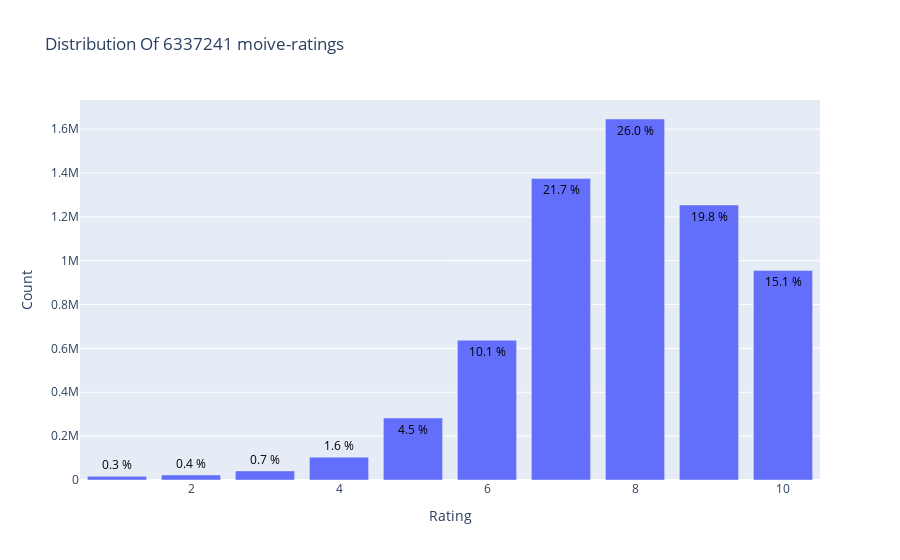

The notebook cell saved with this chart:
### Code cell
data = df_rating['rating'].value_counts().sort_index(ascending=False)
trace = go.Bar(x = data.index,
               text = ['{:.1f} %'.format(val) for val in (data.values / df_rating.shape[0] * 100)],
               textposition = 'auto',
               textfont = dict(color = '#000000'),
               y = data.values,
               )

layout = dict(title = 'Distribution Of {} moive-ratings'.format(df_rating.shape[0]),
              xaxis = dict(title = 'Rating'),
              yaxis = dict(title = 'Count'))

fig = go.Figure(data=[trace], layout=layout)
iplot(fig)

### Figure 1 — Plotly figure (JSON) as saved in the notebook; plotly's stock layout.template omitted (floating-point values rounded to 4 significant figures)
{"data": [{"text": ["15.1 %", "19.8 %", "26.0 %", "21.7 %", "10.1 %", "4.5 %", "1.6 %", "0.7 %", "0.4 %", "0.3 %"], "textfont": {"color": "#000000"}, "textposition": "auto", "type": "bar", "x": [10, 9, 8, 7, 6, 5, 4, 3, 2, 1], "y": [955715, 1254096, 1646019, 1375287, 637775, 282806, 104291, 41453, 23150, 16649]}], "layout": {"title": {"text": "Distribution Of 6337241 moive-ratings"}, "xaxis": {"title": {"text": "Rating"}}, "yaxis": {"title": {"text": "Count"}}}}
